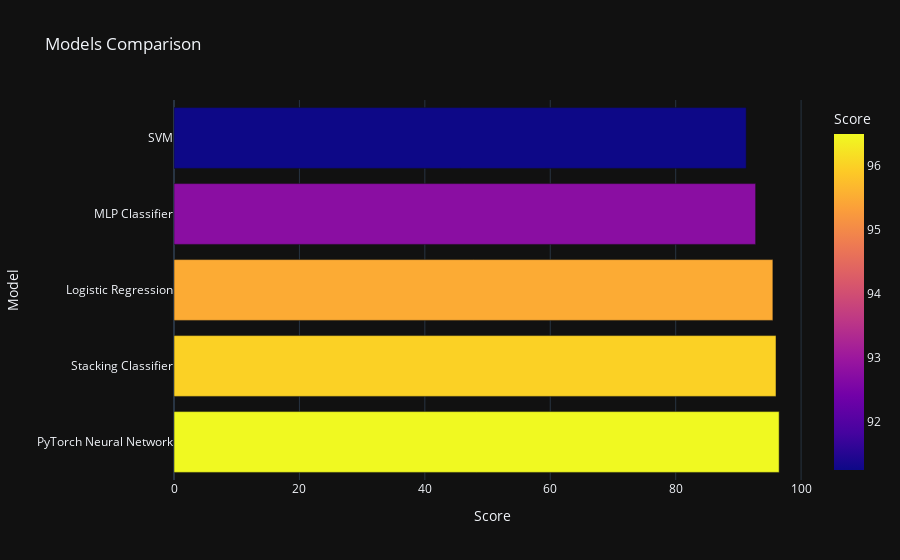

Notebook source saved alongside this figure:
### Code cell
models = pd.DataFrame(models_accuracy.items(), columns=['Model', 'Score'])
models = models.sort_values(by = 'Score', ascending = False)

px.bar(data_frame = models, x = 'Score', y = 'Model', color = 'Score', template = 'plotly_dark', title = 'Models Comparison')

### Figure 1 — Plotly figure (JSON) as saved in the notebook; plotly's stock layout.template omitted (floating-point values rounded to 4 significant figures)
{"data": [{"alignmentgroup": "True", "hovertemplate": "Score=%{marker.color}<br>Model=%{y}<extra></extra>", "legendgroup": "", "marker": {"color": [96.5, 96, 95.5, 92.75, 91.25], "coloraxis": "coloraxis", "pattern": {"shape": ""}}, "name": "", "offsetgroup": "", "orientation": "h", "showlegend": false, "textposition": "auto", "type": "bar", "x": [96.5, 96, 95.5, 92.75, 91.25], "xaxis": "x", "y": ["PyTorch Neural Network", "Stacking Classifier", "Logistic Regression", "MLP Classifier", "SVM"], "yaxis": "y"}], "layout": {"barmode": "relative", "coloraxis": {"colorbar": {"title": {"text": "Score"}}, "colorscale": [[0, "#0d0887"], [0.1111, "#46039f"], [0.2222, "#7201a8"], [0.3333, "#9c179e"], [0.4444, "#bd3786"], [0.5556, "#d8576b"], [0.6667, "#ed7953"], [0.7778, "#fb9f3a"], [0.8889, "#fdca26"], [1, "#f0f921"]]}, "legend": {"tracegroupgap": 0}, "title": {"text": "Models Comparison"}, "xaxis": {"anchor": "y", "domain": [0, 1], "title": {"text": "Score"}}, "yaxis": {"anchor": "x", "domain": [0, 1], "title": {"text": "Model"}}}}
